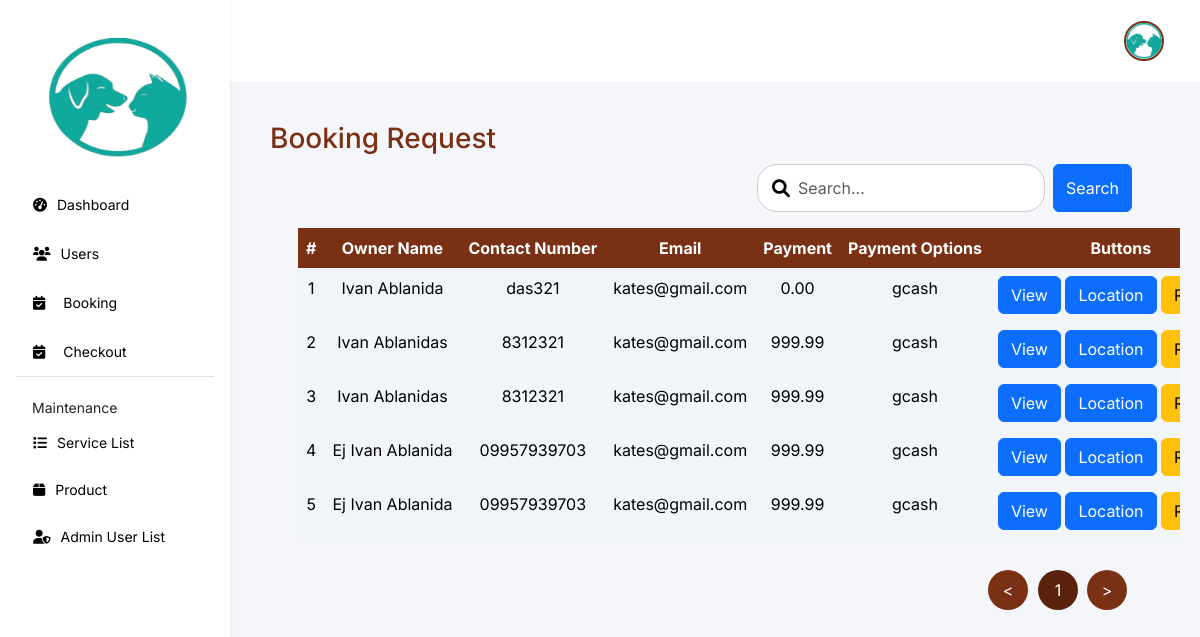
Page /features/admin/web/api/app-req.php (signed in) on the committed database.
### tables this page shows
CREATE TABLE `appointment` (
  `id` int(11) NOT NULL,
  `status` enum('pending','waiting','on-going','finish','cancel') NOT NULL DEFAULT 'pending',
  `owner_name` varchar(255) NOT NULL,
  `contact_num` varchar(20) NOT NULL,
  `email` varchar(255) NOT NULL,
  `barangay` varchar(255) DEFAULT NULL,
  `pet_type` varchar(50) NOT NULL,
  `breed` varchar(100) DEFAULT NULL,
  `age` int(11) DEFAULT NULL,
  `service_category` varchar(50) NOT NULL,
  `service` varchar(255) NOT NULL,
  `payment_option` varchar(50) DEFAULT NULL,
  `payment` decimal(10,2) NOT NULL,
  `appointment_time` time NOT NULL,
  `appointment_date` date NOT NULL,
  `created_at` timestamp NOT NULL DEFAULT current_timestamp(),
  `latitude` decimal(10,8) DEFAULT NULL,
  `longitude` decimal(11,8) DEFAULT NULL,
  `add_info` varchar(255) NOT NULL,
  `gcash_image` varchar(255) DEFAULT NULL,
  `gcash_reference` varchar(255) DEFAULT NULL
);

### features/admin/web/api/app-req.php (the view, shortened to what this page needs)
<?php
    require '../../../../db.php';
    $search = isset($_GET['search']) ? $_GET['search'] : '';
    $page = isset($_GET['page']) ? (int)$_GET['page'] : 1;
    $limit = 10;
    $offset = ($page - 1) * $limit;
    $sql = "SELECT * FROM appointment WHERE status = 'pending'";
    $sql .= " LIMIT $limit OFFSET $offset";
    $result = $conn->query($sql);
    $countSql = "SELECT COUNT(*) as total FROM appointment WHERE status = 'pending'";
    $totalResult = $conn->query($countSql);
    $totalRow = $totalResult->fetch_assoc();
    $totalPages = ceil($totalRow['total'] / $limit);
?>
<!DOCTYPE html>
<html lang="en">
<head>
    <link rel="stylesheet" href="https://cdnjs.cloudflare.com/ajax/libs/font-awesome/6.0.0-beta3/css/all.min.css">
    <link href="https://cdn.jsdelivr.net/npm/bootstrap@5.3.3/dist/css/bootstrap.min.css" rel="stylesheet">
    <link rel="stylesheet" href="../../css/app-req.css">
    <link rel="stylesheet" href="https://cdnjs.cloudflare.com/ajax/libs/sweetalert/1.1.3/sweetalert.min.css">
</head>
<body>
    <div class="navbar flex-column bg-white shadow-sm p-3 collapse d-md-flex" id="navbar">
        <div class="navbar-links">
            <a class="navbar-brand d-none d-md-block logo-container" href="#">
                <img src="../../../../assets/img/logo.png" alt="Logo">
            </a>
            <a href="admin.php">
                <i class="fa-solid fa-tachometer-alt"></i>
                <span>Dashboard</span>
            </a>
            <a href="users.php">
                <i class="fa-solid fa-users"></i>
                <span>Users</span>
            </a>
            <div class="dropdown">
                <a href="#" class="d-flex align-items-center" id="checkoutDropdowns" data-bs-toggle="dropdown" aria-expanded="false">
                    <i class="fa-solid fa-calendar-check"></i>
                    <span class="ms-2">Booking</span>
                </a>
            </div>
            <div class="dropdown">
                <a href="#" class="d-flex align-items-center" id="checkoutDropdown" data-bs-toggle="dropdown" aria-expanded="false">
                    <i class="fa-solid fa-calendar-check"></i>
                    <span class="ms-2">Checkout</span>
                </a>
            </div>
            <div class="maintenance">
                <p class="maintenance-text">Maintenance</p>
                <a href="service-list.php">
                    <i class="fa-solid fa-list"></i>
                    <span>Service List</span>
                </a>
                <a href="product.php">
                    <i class="fa-solid fa-box"></i>
                    <span>Product</span>
                </a>
                <a href="admin-user.php">
                    <i class="fa-solid fa-user-shield"></i>
                    <span>Admin User List</span>
                </a>
            </div>
        </div>
    </div>
    <div class="content flex-grow-1">
        <div class="header">
            <div class="profile-admin">
                <div class="dropdown">
                    <button class="" type="button" data-bs-toggle="dropdown" aria-expanded="false">
                        <img src="../../../../assets/img/vet logo.png"
                            style="width: 40px; height: 40px; object-fit: cover;">
                    </button>
                </div>
            </div>
        </div>
        <div class="app-req">
            <h3>Booking Request</h3>
            <div class="walk-in px-lg-5">
                <div class="mb-3 x d-flex">
                    <div class="search w-100 d-flex justify-content-end">
                    <form method="GET" action="">
                    <div class="search-bars d-flex justify-content-end">
                        <i class="fa fa-search"></i>
                        <div class="d-flex gap-2">
                            <input type="text" class="form-control" placeholder="Search..." id="search-input" name="search" value="<?php echo isset($_GET['search']) ? $_GET['search'] : ''; ?>">
                            <button class="btn btn-primary" type="submit">Search</button>
                        </div>
                    </div>
                </form>
                    </div>
                </div>
            </div>
            <div class="table-wrapper px-lg-5">
            <table class="table table-hover table-remove-borders">
                    <thead class="thead-light">
                        <tr>
                            <th>#</th>
                            <th>Owner Name</th>
                            <th>Contact Number</th>
                            <th>Email</th>
                            <th>Payment</th>
                            <th>Payment Options</th>
                            <th>Buttons</th>
                        </tr>
                    </thead>
                    <tbody>
                        <?php
                        if ($result->num_rows > 0) {
                            $index = 1;
                            while ($row = $result->fetch_assoc()) {
                                echo "<tr>";
                                echo "<td>{$index}</td>";
                                echo "<td>{$row['owner_name']}</td>";
                                echo "<td>{$row['contact_num']}</td>";
                                echo "<td>{$row['email']}</td>";
                                echo "<td>{$row['payment']}</td>";
                                echo "<td>{$row['payment_option']}</td>";
                                echo "<td>
                                <button class='btn btn-primary' data-bs-toggle='modal' data-bs-target='#viewModal' onclick='viewAdditionalInfo({$row['id']}, \"{$row['barangay']}\", \"{$row['pet_type']}\", \"{$row['breed']}\", \"{$row['age']}\", \"{$row['service']}\", \"" . date('F j, Y', strtotime($row['appointment_date'])) . "\", \"{$row['add_info']}\")'>View</button>
                                        <button class='btn btn-primary' data-bs-toggle='modal' data-bs-target='#locationModal' onclick='showMap({$row['latitude']}, {$row['longitude']})'>Location</button>
                                        <button class='btn btn-warning' data-bs-toggle='modal' data-bs-target='#gcashModal' onclick='showGcashImage(\"" . addslashes($row['gcash_image']) . "\")'>Receipt</button>
                                    </td>";
                                echo "</tr>";
                                $index++;
                            }
                        } else {
                            echo "<tr><td colspan='14' class='text-center'>No pending appointments found</td></tr>";
                        }
                        ?>
                    </tbody>
                </table>
            </div>
            <ul class="pagination justify-content-end mt-3 px-lg-5" id="paginationControls">
                <li class="page-item prev <?php echo ($page <= 1) ? 'disabled' : ''; ?>">
                    <a class="page-link" href="?page=<?php echo $page - 1; ?>&search=<?php echo urlencode($search); ?>" data-page="prev">&lt;</a>
                </li>
                <ul class="pagination" id="pageNumbers">
                    <?php
                    for ($i = 1; $i <= $totalPages; $i++) {
                        echo "<li class='page-item " . ($i == $page ? 'active' : '') . "'>
                                <a class='page-link' href='?page=$i&search=" . urlencode($search) . "'>$i</a>
                            </li>";
                    }
                    ?>
                </ul>
                <li class="page-item next <?php echo ($page >= $totalPages) ? 'disabled' : ''; ?>">
                    <a class="page-link" href="?page=<?php echo $page + 1; ?>&search=<?php echo urlencode($search); ?>" data-page="next">&gt;</a>
                </li>
            </ul>
        </div>
    </div>
</body>
</html>

### features/admin/css/app-req.css (style rules this page uses)
* { font-family: "Inter", sans-serif; font-optical-sizing: auto; font-style: normal; margin: 0; }
body { margin: 0; padding: 0; display: flex; }
.navbar { height: 100vh; background-color: #FFFFFF; display: flex; flex-direction: column; align-items: start; padding: 20px; box-shadow: 2px 0 5px rgba(0, 0, 0, 0.1); min-width: 230px; }
.navbar a { color: #000; padding: 12px 15px; text-decoration: none; width: 100%; display: flex; align-items: center; gap: 10px; font-size: 14px !important; margin: 2px; }
.navbar-brand { padding: 0 !important; }
.navbar-brand img { display: block; justify-content: center; align-items: center; width: 70%; height: 15vh; margin: 20px 0 20px 30px; }
.navbar-links { display: flex; flex-direction: column; width: 100%; }
.content { flex-grow: 1; background-color: #F5F6FA; overflow-x: auto; }
.header { display: flex; align-items: center; padding: 20px; justify-content: space-between; background-color: #FFFFFF !important; }
.header button { margin-right: 10px; }
.profile-admin { display: flex; align-items: center; margin-left: auto; gap: 5px; }
.profile-admin img { width: 40px; height: 40px; border-radius: 50%; margin-right: 10px; border: 2px solid #7A3015; }
.profile-admin button { background-color: transparent; border: none; font-size: 20px; display: flex; margin: auto; }
.maintenance { border-top: 1px solid #e4e0e0; }
.maintenance p { margin: 0; font-size: 14px; padding-left: 16px; margin-top: 20px; }
.app-req { padding: 10px 20px; overflow-x: auto; }
.app-req h3 { padding: 30px 0 0 20px !important; color: #7A3015; }
.table-remove-borders th, .table-remove-borders td { border: none !important; white-space: nowrap; text-align: center; }
.table-remove-borders th { background-color: #7A3015; color: #fff; }
.table-remove-borders td { background-color: #F1F5F9 !important; }
.table-wrapper { overflow-x: auto; }
.pagination { display: flex !important; justify-content: center; }
.pagination .page-item { margin: 0 5px; display: flex; }
.pagination .page-link { color: #000; }
.walk-in .search-bars { width: auto; }
.search-bars { flex-grow: 1; display: flex; justify-content: start; align-items: center; position: relative; }
.search-bars input { height: 6vh; font-size: 16px; border: 1px solid #ccc; border-radius: 20px; padding-left: 40px; }
.search-bars i { position: absolute; left: 10px; font-size: 18px; color: #000; padding: 5px; }
.x { display: grid; justify-content: space-between !important; gap: 10px; }
.pagination .page-item .page-link { border-radius: 50%; background-color: #7A3015; color: white; width: 40px; height: 40px; display: flex; justify-content: center; align-items: center; border: none; }
.pagination .page-item.active .page-link { background-color: #5a220d; border-color: #5a220d; }
.dropdown button { align-items: center; }

### rows in the picture
appointment: owner_name "Ivan Ablanida", contact_num "das321", email "kates@gmail.com", payment "0.00", payment_option "gcash"
appointment: owner_name "Ivan Ablanidas", contact_num "8312321", email "kates@gmail.com", payment "999.99", payment_option "gcash"
appointment: owner_name "Ivan Ablanidas", contact_num "8312321", email "kates@gmail.com", payment "999.99", payment_option "gcash"
appointment: owner_name "Ej Ivan Ablanida", contact_num "09957939703", email "kates@gmail.com", payment "999.99", payment_option "gcash"
appointment: owner_name "Ej Ivan Ablanida", contact_num "09957939703", email "kates@gmail.com", payment "999.99", payment_option "gcash"
